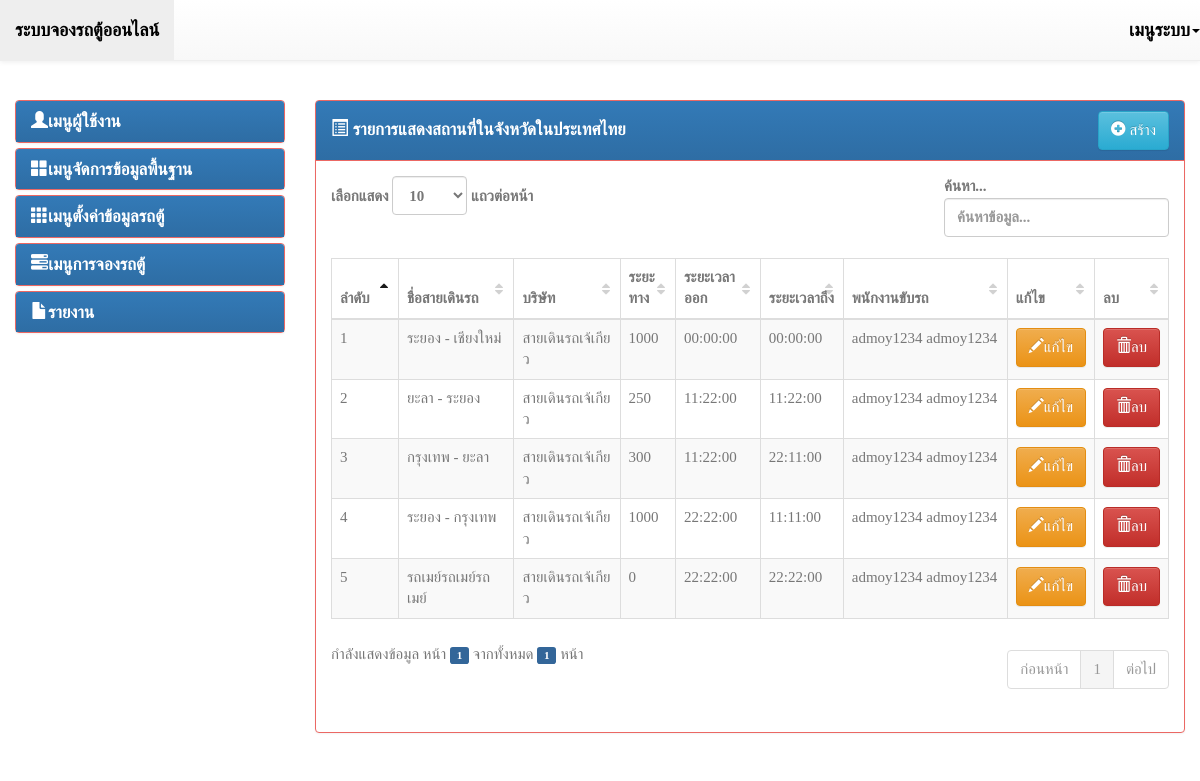
The app's page /backend/index.php?page=list-van (signed in), older data.
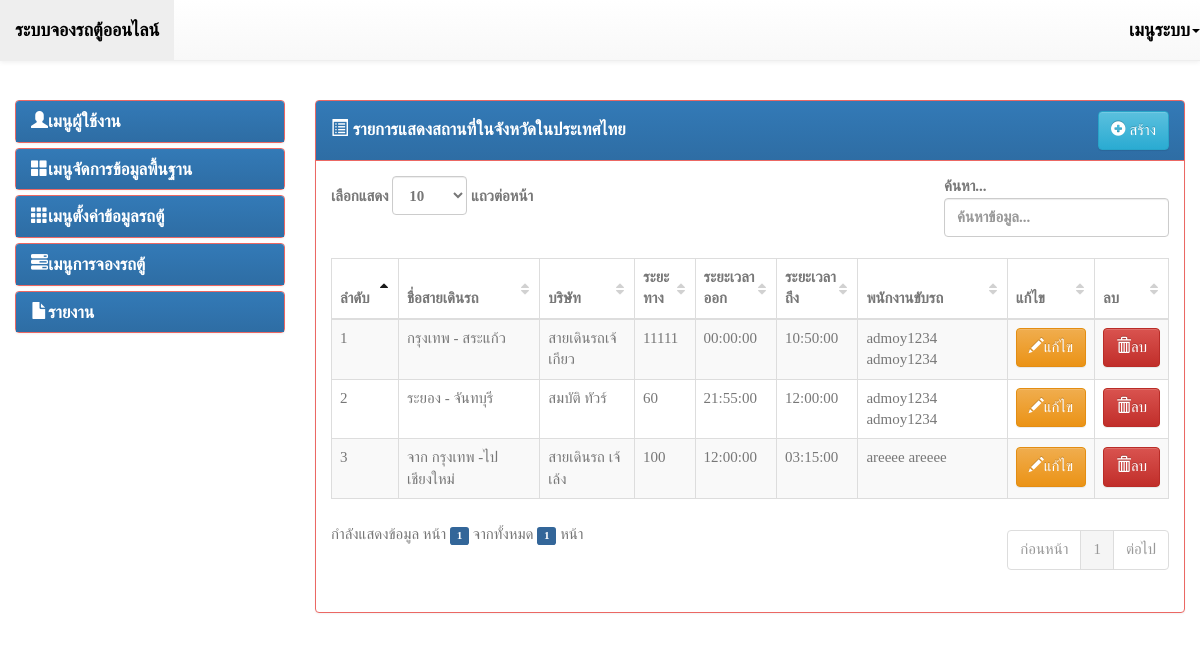
The same page, newer data.
### tables this page shows
CREATE TABLE IF NOT EXISTS `van` (
`v_id` int(11) NOT NULL COMMENT 'รหัสรถตู้',
  `v_name` varchar(255) NOT NULL COMMENT 'ชื่อสายรถตู้',
  `v_detail` text NOT NULL COMMENT 'รายละเอียด',
  `v_company` int(11) NOT NULL COMMENT 'บริษัท',
  `v_driver` int(11) NOT NULL COMMENT 'รหัสพนักงานขับรถ',
  `v_chair` int(2) NOT NULL,
  `v_roadlength` int(11) NOT NULL DEFAULT '0' COMMENT 'ระยะทาง',
  `v_drivestart` time NOT NULL,
  `v_driveend` time NOT NULL,
  `v_updatedate` date NOT NULL,
  `v_updateby` int(11) NOT NULL
);

CREATE TABLE IF NOT EXISTS `company` (
`c_id` int(11) NOT NULL,
  `c_name` varchar(255) NOT NULL,
  `c_onwer` varchar(255) NOT NULL,
  `c_address` text NOT NULL,
  `c_mobile` varchar(10) NOT NULL,
  `c_updatedate` date NOT NULL,
  `c_updateby` int(11) NOT NULL
);

CREATE TABLE IF NOT EXISTS `person` (
`id` int(11) NOT NULL COMMENT 'รหัส',
  `fb_id` varchar(20) DEFAULT NULL COMMENT 'รหัสเฟสบุ๊ค',
  `code` varchar(9) NOT NULL COMMENT 'รหัสพนักงาน คนขับรถตู้ ',
  `fname` varchar(100) NOT NULL COMMENT 'ชื่อ',
  `lname` varchar(100) NOT NULL COMMENT 'สกุล',
  `username` varchar(50) NOT NULL COMMENT 'username',
  `password` varchar(50) NOT NULL COMMENT 'password',
  `idcard` varchar(13) NOT NULL,
  `mobile` varchar(15) NOT NULL COMMENT 'โทรศัพท์',
  `email` varchar(50) NOT NULL COMMENT 'อีเมลล์',
  `updatedate` date NOT NULL COMMENT 'วันที่สร้าง',
  `updateby` int(11) NOT NULL,
  `status` int(11) NOT NULL COMMENT 'สถานะ EMPLOYEE_ID=>1,ONWER_ID=>2,CUSTOMER_ID=>3 ,DRIVER_ID => 4,GENARAL_ID => 0,'
);

### mysql_con/PDOMysql.php (called while the page is built, shortened)
<?php
class PDOMysql {
    private static $DSN = "mysql:host=localhost;dbname=db_van";
    private static $USERNAME = "root";
    private static $PASSWORD = "";
    private static $OPTIONS = array(
        PDO::MYSQL_ATTR_INIT_COMMAND => 'SET NAMES utf8',
    );
    public $conn = null;
    public function open() {
        try {
            $this->conn = new PDO(self::$DSN, self::$USERNAME, self::$PASSWORD, self::$OPTIONS);
        } catch (PDOException $e) {
            print "Error!: " . $e->getMessage() . "<br/>";
            die();
        }
        return $this->conn;
    }
}

### backend/list-van.php (the view)
<?php include '../mysql_con/PDOMysql.php'; ?>
<div class="panel panel-primary">
    <div class="panel-heading clearfix">
        <h4 class="panel-title pull-left" style="padding-top: 7.5px;">
            <i class="glyphicon glyphicon-list-alt"></i> รายการแสดงสถานที่ในจังหวัดในประเทศไทย
        </h4>
        <div class="btn-group pull-right">
            <a href="index.php?page=form-van" class="btn btn-info">
                <i class="glyphicon glyphicon-plus-sign"></i> สร้าง
            </a>
        </div>
    </div>
    <div class="panel-body">
        <table class="table table-striped table-bordered dataTable dt-responsive">
            <thead>
                <tr>
                    <th>ลำดับ</th>
                    <th>ชื่อสายเดินรถ</th>
                    <th>บริษัท</th>
                    <th>ระยะทาง</th>
                    <th>ระยะเวลาออก</th>
                    <th>ระยะเวลาถึง</th>
                    <th>พนักงานขับรถ</th>
                    <th>แก้ไข</th>
                    <th>ลบ</th>
                </tr>
            </thead>
            <tbody>
                <?php
                $pdo = new PDOMysql();
                $pdo->conn = $pdo->open();
                $sql = 'SELECT * FROM van v';
                $sql .= ' LEFT JOIN company c ON c.c_id = v.v_company ';
                $sql .= ' LEFT JOIN person p ON p.id = v.v_driver ';
                $sql .= ' ORDER BY v.v_id ASC';
                $stmt = $pdo->conn->prepare($sql);
                $stmt->execute();
                $result = $stmt->fetchAll(PDO::FETCH_OBJ);
                ?>
                <?php foreach ($result as $key => $value) { ?>
                    <tr>
                        <td style="width: 8%;"><?= ($key + 1) ?></td>
                        <td><?= $value->v_name ?></td>
                        <td><?= $value->c_name ?></td>
                        <td><?= $value->v_roadlength ?></td>
                        <td><?= $value->v_drivestart ?></td>
                        <td><?= $value->v_driveend ?></td>
                        <td><?= $value->fname . ' ' . $value->lname ?></td>
                        <td style="width: 8%;">
                            <a href="index.php?page=form-van&id=<?= $value->v_id ?>" class="btn btn-warning">
                                <i class="glyphicon glyphicon-pencil"></i>แก้ไข
                            </a>
                        </td>
                        <td style="width: 8%;">
                            <button type="button" class="btn btn-danger" onclick="delete_data(<?= $value->v_id ?>, '../actionDb/van.php?action=delete')">
                                <i class="glyphicon glyphicon-trash"></i>ลบ
                            </button>
                        </td>
                    </tr>
                <?php } ?>
            </tbody>
        </table>
    </div>
</div>

### backend/index.php (shortened to what this page needs)
<!DOCTYPE html>
<html lang="en">
    <head>
        <?php require '../filecenter/includeCssJs.php'; ?>
    </head>
    <body>
        <div class="container-fluid" style="margin-top: 100px;">
            <div class="row clearfix">
                    <?php include '../filecenter/menu-header.php'; ?>
                <div class="col-md-3 column">
                    <?php include '../filecenter/menu-left.php'; ?>
                </div>
                <div class="col-md-9 column">
                    <?php
                    if (!empty($_GET)) {
                        $page = $_GET['page'] . '.php';
                        if (file_exists($page)) {
                            include $page;
                        } else {
                            include '../filecenter/404.php';
                        }
                    } else {
                    }
                    ?>
                </div>
            </div>
        </div>
    </body>
</html>

### filecenter/includeCssJs.php (shortened to what this page needs)
<link rel="stylesheet" type="text/css" href="../css/bootstrap.min.css"/>
<link rel="stylesheet" type="text/css" href="../css/bootstrap-theme.min.css"/>
<link rel="stylesheet" type="text/css" href="../assets/datatables/dataTables.css"/>
<link rel="stylesheet" href="../assets/bootstrapvalidator/dist/css/bootstrapValidator.min.css"/>
<link rel="stylesheet" href="../assets/bootstrap-select/dist/css/bootstrap-select.css"/>
<link rel="stylesheet" href="../assets/select2-3.5.1/select2.css"/>
<link rel="stylesheet" href="../assets/select2-3.5.1/select2-bootstrap.css"/>
<link rel="stylesheet" type="text/css" href="../assets/clockpicker/dist/bootstrap-clockpicker.min.css">
<link rel="stylesheet" type="text/css" href="../assets/clockpicker/assets/css/github.min.css">
<link rel="stylesheet" type="text/css" href="../assets/bootstrap-daterangepicker/daterangepicker-bs3.css">
<link rel="stylesheet" href="../css/vanStyle.css"/>

### filecenter/menu-header.php (shortened to what this page needs)
<nav class="navbar navbar-default navbar-fixed-top" role="navigation">
    <div class="navbar-header">
        <a class="navbar-brand" href="#">ระบบจองรถตู้ออนไลน์</a>
    </div>
    <div class="collapse navbar-collapse" id="bs-example-navbar-collapse-1">
        <ul class="nav navbar-nav navbar-right">
            <li class="dropdown">
                <a href="#" class="dropdown-toggle" data-toggle="dropdown">เมนูระบบ<strong class="caret"></strong></a>
            </li>
        </ul>
    </div>
</nav>

### filecenter/menu-left.php (shortened to what this page needs)
<?php
$authen = $_SESSION['person'];
?>
<div class="panel-group" id="accordion">
    <?php if ($authen->status == EMPLOYEE_ID || $authen->status == ONWER_ID) { ?>
        <div class="panel panel-primary">
            <div class="panel-heading">
                <h4 class="panel-title">
                    <a data-toggle="collapse" data-parent="#accordion" href="#collapseOne">
                        <span class="glyphicon glyphicon-user">
                        </span>เมนูผู้ใช้งาน</a>
                </h4>
            </div>
        </div>
        <div class="panel panel-primary">
            <div class="panel-heading">
                <h4 class="panel-title">
                    <a data-toggle="collapse" data-parent="#accordion" href="#collapseTow">
                        <span class="glyphicon glyphicon glyphicon-th-large">
                        </span>เมนูจัดการข้อมูลพื้นฐาน</a>
                </h4>
            </div>
        </div>
        <div class="panel panel-primary">
            <div class="panel-heading">
                <h4 class="panel-title">
                    <a data-toggle="collapse" data-parent="#accordion" href="#collapseThree">
                        <span class="glyphicon glyphicon glyphicon-th">
                        </span>เมนูตั้งค่าข้อมูลรถตู้</a>
                </h4>
            </div>
        </div>
    <div class="panel panel-primary">
            <div class="panel-heading">
                <h4 class="panel-title">
                    <a data-toggle="collapse" data-parent="#accordion" href="#collapseFour">
                        <span class="glyphicon glyphicon glyphicon-tasks">
                        </span>เมนูการจองรถตู้</a>
                </h4>
            </div>
        </div>
        <div class="panel panel-primary">
            <div class="panel-heading">
                <h4 class="panel-title">
                    <a data-toggle="collapse" data-parent="#accordion" href="#collapseFive">
                        <span class="glyphicon glyphicon-file">
                        </span>รายงาน</a>
                </h4>
            </div>
        </div>
    <?php } ?>
</div>

### assets/datatables/dataTables.css (style rules this page uses)
.dataTables_wrapper table { margin-top:10px; }
table.table { clear: both; margin-bottom: 10px !important; max-width: none !important; }
table.table thead .sorting, table.table thead .sorting_asc, table.table thead .sorting_desc, table.table thead .sorting_asc_disabled, table.table thead .sorting_desc_disabled { cursor: pointer; *cursor: hand; }
table.table thead .sorting { background: url('images/sort_both.png') no-repeat center right; }
table.table thead .sorting_asc { background: url('images/sort_asc.png') no-repeat center right; }

Row changes from the older to the newer data that the page shows:
removed van: v_name "ระยอง - เชียงใหม่", company.c_name "สายเดินรถเจ้เกียว", v_roadlength "1000", v_drivestart "00:00:00", v_driveend "00:00:00", person.fname "admoy1234", person.lname "admoy1234"
removed van: v_name "ยะลา - ระยอง", company.c_name "สายเดินรถเจ้เกียว", v_roadlength "250", v_drivestart "11:22:00", v_driveend "11:22:00", person.fname "admoy1234", person.lname "admoy1234"
removed van: v_name "กรุงเทพ - ยะลา", company.c_name "สายเดินรถเจ้เกียว", v_roadlength "300", v_drivestart "11:22:00", v_driveend "22:11:00", person.fname "admoy1234", person.lname "admoy1234"
removed van: v_name "ระยอง - กรุงเทพ", company.c_name "สายเดินรถเจ้เกียว", v_roadlength "1000", v_drivestart "22:22:00", v_driveend "11:11:00", person.fname "admoy1234", person.lname "admoy1234"
removed van: v_name "รถเมย์รถเมย์รถเมย์", company.c_name "สายเดินรถเจ้เกียว", v_roadlength "0", v_drivestart "22:22:00", v_driveend "22:22:00", person.fname "admoy1234", person.lname "admoy1234"
added van: v_name "กรุงเทพ - สระแก้ว", company.c_name "สายเดินรถเจ้เกียว", v_roadlength "11111", v_drivestart "00:00:00", v_driveend "10:50:00", person.fname "admoy1234", person.lname "admoy1234"
added van: v_name "ระยอง - จันทบุรี", company.c_name "สมบัติ ทัวร์", v_roadlength "60", v_drivestart "21:55:00", v_driveend "12:00:00", person.fname "admoy1234", person.lname "admoy1234"
added van: v_name "จาก กรุงเทพ -ไป เชียงใหม่", company.c_name "สายเดินรถ เจ้เล้ง", v_roadlength "100", v_drivestart "12:00:00", v_driveend "03:15:00", person.fname "areeee", person.lname "areeee"
